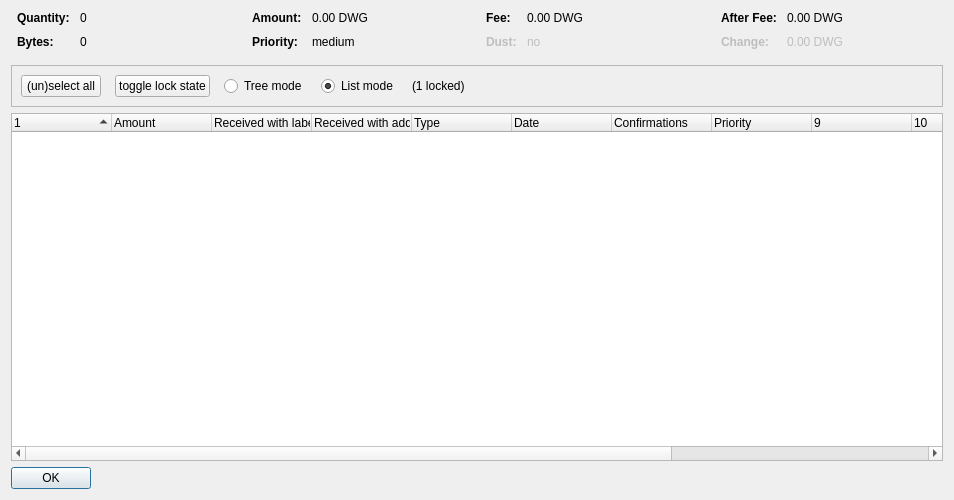
<?xml version="1.0" encoding="UTF-8"?>
<ui version="4.0">
 <class>CoinControlDialog</class>
 <widget class="QDialog" name="CoinControlDialog">
  <property name="geometry">
   <rect>
    <x>0</x>
    <y>0</y>
    <width>954</width>
    <height>500</height>
   </rect>
  </property>
  <property name="windowTitle">
   <string>Coin Selection</string>
  </property>
  <layout class="QVBoxLayout" name="verticalLayout">
   <item>
    <layout class="QHBoxLayout" name="horizontalLayoutTop" stretch="0,0,0,0">
     <property name="topMargin">
      <number>0</number>
     </property>
     <property name="bottomMargin">
      <number>10</number>
     </property>
     <item>
      <layout class="QFormLayout" name="formLayoutCoinControl1">
       <property name="horizontalSpacing">
        <number>10</number>
       </property>
       <property name="verticalSpacing">
        <number>10</number>
       </property>
       <property name="leftMargin">
        <number>6</number>
       </property>
       <property name="rightMargin">
        <number>6</number>
       </property>
       <item row="0" column="0">
        <widget class="QLabel" name="labelCoinControlQuantityText">
         <property name="font">
          <font>
           <weight>75</weight>
           <bold>true</bold>
          </font>
         </property>
         <property name="text">
          <string>Quantity:</string>
         </property>
        </widget>
       </item>
       <item row="0" column="1">
        <widget class="QLabel" name="labelCoinControlQuantity">
         <property name="cursor">
          <cursorShape>IBeamCursor</cursorShape>
         </property>
         <property name="contextMenuPolicy">
          <enum>Qt::ActionsContextMenu</enum>
         </property>
         <property name="text">
          <string notr="true">0</string>
         </property>
         <property name="textInteractionFlags">
          <set>Qt::LinksAccessibleByMouse|Qt::TextSelectableByKeyboard|Qt::TextSelectableByMouse</set>
         </property>
        </widget>
       </item>
       <item row="1" column="0">
        <widget class="QLabel" name="labelCoinControlBytesText">
         <property name="font">
          <font>
           <weight>75</weight>
           <bold>true</bold>
          </font>
         </property>
         <property name="text">
          <string>Bytes:</string>
         </property>
        </widget>
       </item>
       <item row="1" column="1">
        <widget class="QLabel" name="labelCoinControlBytes">
         <property name="cursor">
          <cursorShape>IBeamCursor</cursorShape>
         </property>
         <property name="contextMenuPolicy">
          <enum>Qt::ActionsContextMenu</enum>
         </property>
         <property name="text">
          <string notr="true">0</string>
         </property>
         <property name="textInteractionFlags">
          <set>Qt::LinksAccessibleByMouse|Qt::TextSelectableByKeyboard|Qt::TextSelectableByMouse</set>
         </property>
        </widget>
       </item>
      </layout>
     </item>
     <item>
      <layout class="QFormLayout" name="formLayoutCoinControl2">
       <property name="horizontalSpacing">
        <number>10</number>
       </property>
       <property name="verticalSpacing">
        <number>10</number>
       </property>
       <property name="leftMargin">
        <number>6</number>
       </property>
       <property name="rightMargin">
        <number>6</number>
       </property>
       <item row="0" column="0">
        <widget class="QLabel" name="labelCoinControlAmountText">
         <property name="font">
          <font>
           <weight>75</weight>
           <bold>true</bold>
          </font>
         </property>
         <property name="text">
          <string>Amount:</string>
         </property>
        </widget>
       </item>
       <item row="0" column="1">
        <widget class="QLabel" name="labelCoinControlAmount">
         <property name="cursor">
          <cursorShape>IBeamCursor</cursorShape>
         </property>
         <property name="contextMenuPolicy">
          <enum>Qt::ActionsContextMenu</enum>
         </property>
         <property name="text">
          <string notr="true">0.00 DWG</string>
         </property>
         <property name="textInteractionFlags">
          <set>Qt::LinksAccessibleByMouse|Qt::TextSelectableByKeyboard|Qt::TextSelectableByMouse</set>
         </property>
        </widget>
       </item>
       <item row="1" column="0">
        <widget class="QLabel" name="labelCoinControlPriorityText">
         <property name="font">
          <font>
           <weight>75</weight>
           <bold>true</bold>
          </font>
         </property>
         <property name="text">
          <string>Priority:</string>
         </property>
        </widget>
       </item>
       <item row="1" column="1">
        <widget class="QLabel" name="labelCoinControlPriority">
         <property name="cursor">
          <cursorShape>IBeamCursor</cursorShape>
         </property>
         <property name="contextMenuPolicy">
          <enum>Qt::ActionsContextMenu</enum>
         </property>
         <property name="text">
          <string>medium</string>
         </property>
         <property name="textInteractionFlags">
          <set>Qt::LinksAccessibleByMouse|Qt::TextSelectableByKeyboard|Qt::TextSelectableByMouse</set>
         </property>
        </widget>
       </item>
      </layout>
     </item>
     <item>
      <layout class="QFormLayout" name="formLayoutCoinControl3">
       <property name="horizontalSpacing">
        <number>10</number>
       </property>
       <property name="verticalSpacing">
        <number>10</number>
       </property>
       <property name="leftMargin">
        <number>6</number>
       </property>
       <property name="rightMargin">
        <number>6</number>
       </property>
       <item row="0" column="0">
        <widget class="QLabel" name="labelCoinControlFeeText">
         <property name="font">
          <font>
           <weight>75</weight>
           <bold>true</bold>
          </font>
         </property>
         <property name="text">
          <string>Fee:</string>
         </property>
        </widget>
       </item>
       <item row="0" column="1">
        <widget class="QLabel" name="labelCoinControlFee">
         <property name="cursor">
          <cursorShape>IBeamCursor</cursorShape>
         </property>
         <property name="contextMenuPolicy">
          <enum>Qt::ActionsContextMenu</enum>
         </property>
         <property name="text">
          <string notr="true">0.00 DWG</string>
         </property>
         <property name="textInteractionFlags">
          <set>Qt::LinksAccessibleByMouse|Qt::TextSelectableByKeyboard|Qt::TextSelectableByMouse</set>
         </property>
        </widget>
       </item>
       <item row="1" column="0">
        <widget class="QLabel" name="labelCoinControlLowOutputText">
         <property name="enabled">
          <bool>false</bool>
         </property>
         <property name="font">
          <font>
           <weight>75</weight>
           <bold>true</bold>
          </font>
         </property>
         <property name="text">
          <string>Dust:</string>
         </property>
        </widget>
       </item>
       <item row="1" column="1">
        <widget class="QLabel" name="labelCoinControlLowOutput">
         <property name="enabled">
          <bool>false</bool>
         </property>
         <property name="cursor">
          <cursorShape>IBeamCursor</cursorShape>
         </property>
         <property name="contextMenuPolicy">
          <enum>Qt::ActionsContextMenu</enum>
         </property>
         <property name="text">
          <string>no</string>
         </property>
         <property name="textInteractionFlags">
          <set>Qt::LinksAccessibleByMouse|Qt::TextSelectableByKeyboard|Qt::TextSelectableByMouse</set>
         </property>
        </widget>
       </item>
      </layout>
     </item>
     <item>
      <layout class="QFormLayout" name="formLayoutCoinControl4">
       <property name="horizontalSpacing">
        <number>10</number>
       </property>
       <property name="verticalSpacing">
        <number>10</number>
       </property>
       <property name="leftMargin">
        <number>6</number>
       </property>
       <property name="rightMargin">
        <number>6</number>
       </property>
       <item row="0" column="0">
        <widget class="QLabel" name="labelCoinControlAfterFeeText">
         <property name="font">
          <font>
           <weight>75</weight>
           <bold>true</bold>
          </font>
         </property>
         <property name="text">
          <string>After Fee:</string>
         </property>
        </widget>
       </item>
       <item row="0" column="1">
        <widget class="QLabel" name="labelCoinControlAfterFee">
         <property name="cursor">
          <cursorShape>IBeamCursor</cursorShape>
         </property>
         <property name="contextMenuPolicy">
          <enum>Qt::ActionsContextMenu</enum>
         </property>
         <property name="text">
          <string notr="true">0.00 DWG</string>
         </property>
         <property name="textInteractionFlags">
          <set>Qt::LinksAccessibleByMouse|Qt::TextSelectableByKeyboard|Qt::TextSelectableByMouse</set>
         </property>
        </widget>
       </item>
       <item row="1" column="0">
        <widget class="QLabel" name="labelCoinControlChangeText">
         <property name="enabled">
          <bool>false</bool>
         </property>
         <property name="font">
          <font>
           <weight>75</weight>
           <bold>true</bold>
          </font>
         </property>
         <property name="text">
          <string>Change:</string>
         </property>
        </widget>
       </item>
       <item row="1" column="1">
        <widget class="QLabel" name="labelCoinControlChange">
         <property name="enabled">
          <bool>false</bool>
         </property>
         <property name="cursor">
          <cursorShape>IBeamCursor</cursorShape>
         </property>
         <property name="contextMenuPolicy">
          <enum>Qt::ActionsContextMenu</enum>
         </property>
         <property name="text">
          <string notr="true">0.00 DWG</string>
         </property>
         <property name="textInteractionFlags">
          <set>Qt::LinksAccessibleByMouse|Qt::TextSelectableByKeyboard|Qt::TextSelectableByMouse</set>
         </property>
        </widget>
       </item>
      </layout>
     </item>
    </layout>
   </item>
   <item>
    <widget class="QFrame" name="frame">
     <property name="minimumSize">
      <size>
       <width>0</width>
       <height>40</height>
      </size>
     </property>
     <property name="frameShape">
      <enum>QFrame::StyledPanel</enum>
     </property>
     <property name="frameShadow">
      <enum>QFrame::Sunken</enum>
     </property>
     <layout class="QHBoxLayout" name="horizontalLayout">
      <item>
       <layout class="QHBoxLayout" name="horizontalLayoutPanel" stretch="0,0,0,0,0,0">
        <property name="spacing">
         <number>14</number>
        </property>
        <item>
         <widget class="QPushButton" name="pushButtonSelectAll">
          <property name="sizePolicy">
           <sizepolicy hsizetype="Maximum" vsizetype="Fixed">
            <horstretch>0</horstretch>
            <verstretch>0</verstretch>
           </sizepolicy>
          </property>
          <property name="text">
           <string>(un)select all</string>
          </property>
          <property name="autoDefault">
           <bool>false</bool>
          </property>
         </widget>
        </item>
        <item>
         <widget class="QPushButton" name="pushButtonToggleLock">
          <property name="sizePolicy">
           <sizepolicy hsizetype="Maximum" vsizetype="Fixed">
            <horstretch>0</horstretch>
            <verstretch>0</verstretch>
           </sizepolicy>
          </property>
          <property name="text">
           <string>toggle lock state</string>
          </property>
          <property name="autoDefault">
           <bool>false</bool>
          </property>
         </widget>
        </item>
        <item>
         <widget class="QRadioButton" name="radioTreeMode">
          <property name="sizePolicy">
           <sizepolicy hsizetype="Maximum" vsizetype="Fixed">
            <horstretch>0</horstretch>
            <verstretch>0</verstretch>
           </sizepolicy>
          </property>
          <property name="text">
           <string>Tree mode</string>
          </property>
         </widget>
        </item>
        <item>
         <widget class="QRadioButton" name="radioListMode">
          <property name="sizePolicy">
           <sizepolicy hsizetype="Maximum" vsizetype="Fixed">
            <horstretch>0</horstretch>
            <verstretch>0</verstretch>
           </sizepolicy>
          </property>
          <property name="text">
           <string>List mode</string>
          </property>
          <property name="checked">
           <bool>true</bool>
          </property>
         </widget>
        </item>
        <item>
         <widget class="QLabel" name="labelLocked">
          <property name="text">
           <string>(1 locked)</string>
          </property>
         </widget>
        </item>
        <item>
         <spacer name="horizontalSpacer">
          <property name="orientation">
           <enum>Qt::Horizontal</enum>
          </property>
          <property name="sizeHint" stdset="0">
           <size>
            <width>40</width>
            <height>20</height>
           </size>
          </property>
         </spacer>
        </item>
       </layout>
      </item>
     </layout>
    </widget>
   </item>
   <item>
    <widget class="CoinControlTreeWidget" name="treeWidget">
     <property name="contextMenuPolicy">
      <enum>Qt::CustomContextMenu</enum>
     </property>
     <property name="sortingEnabled">
      <bool>false</bool>
     </property>
     <property name="columnCount">
      <number>13</number>
     </property>
     <attribute name="headerShowSortIndicator" stdset="0">
      <bool>true</bool>
     </attribute>
     <attribute name="headerStretchLastSection">
      <bool>false</bool>
     </attribute>
     <column>
      <property name="text">
       <string/>
      </property>
     </column>
     <column>
      <property name="text">
       <string>Amount</string>
      </property>
     </column>
     <column>
      <property name="text">
       <string>Received with label</string>
      </property>
     </column>
     <column>
      <property name="text">
       <string>Received with address</string>
      </property>
     </column>
     <column>
      <property name="text">
	<string>Type</string>
      </property>
     </column>
     <column>
      <property name="text">	 
       <string>Date</string>
      </property>
     </column>
     <column>
      <property name="text">
       <string>Confirmations</string>
      </property>
      <property name="toolTip">
       <string>Confirmed</string>
      </property>
     </column>
     <column>
      <property name="text">
       <string>Priority</string>
      </property>
     </column>
     <column>
      <property name="text">
       <string/>
      </property>
     </column>
     <column>
      <property name="text">
       <string/>
      </property>
     </column>
     <column>
      <property name="text">
       <string/>
      </property>
     </column>
     <column>
      <property name="text">
       <string/>
      </property>
     </column>
     <column>
      <property name="text">
       <string/>
      </property>
     </column>
    </widget>
   </item>
   <item>
    <widget class="QDialogButtonBox" name="buttonBox">
     <property name="sizePolicy">
      <sizepolicy hsizetype="Maximum" vsizetype="Fixed">
       <horstretch>0</horstretch>
       <verstretch>0</verstretch>
      </sizepolicy>
     </property>
     <property name="orientation">
      <enum>Qt::Horizontal</enum>
     </property>
     <property name="standardButtons">
      <set>QDialogButtonBox::Ok</set>
     </property>
    </widget>
   </item>
  </layout>
 </widget>
 <customwidgets>
  <customwidget>
   <class>CoinControlTreeWidget</class>
   <extends>QTreeWidget</extends>
   <header>coincontroltreewidget.h</header>
  </customwidget>
 </customwidgets>
 <resources/>
 <connections/>
</ui>
